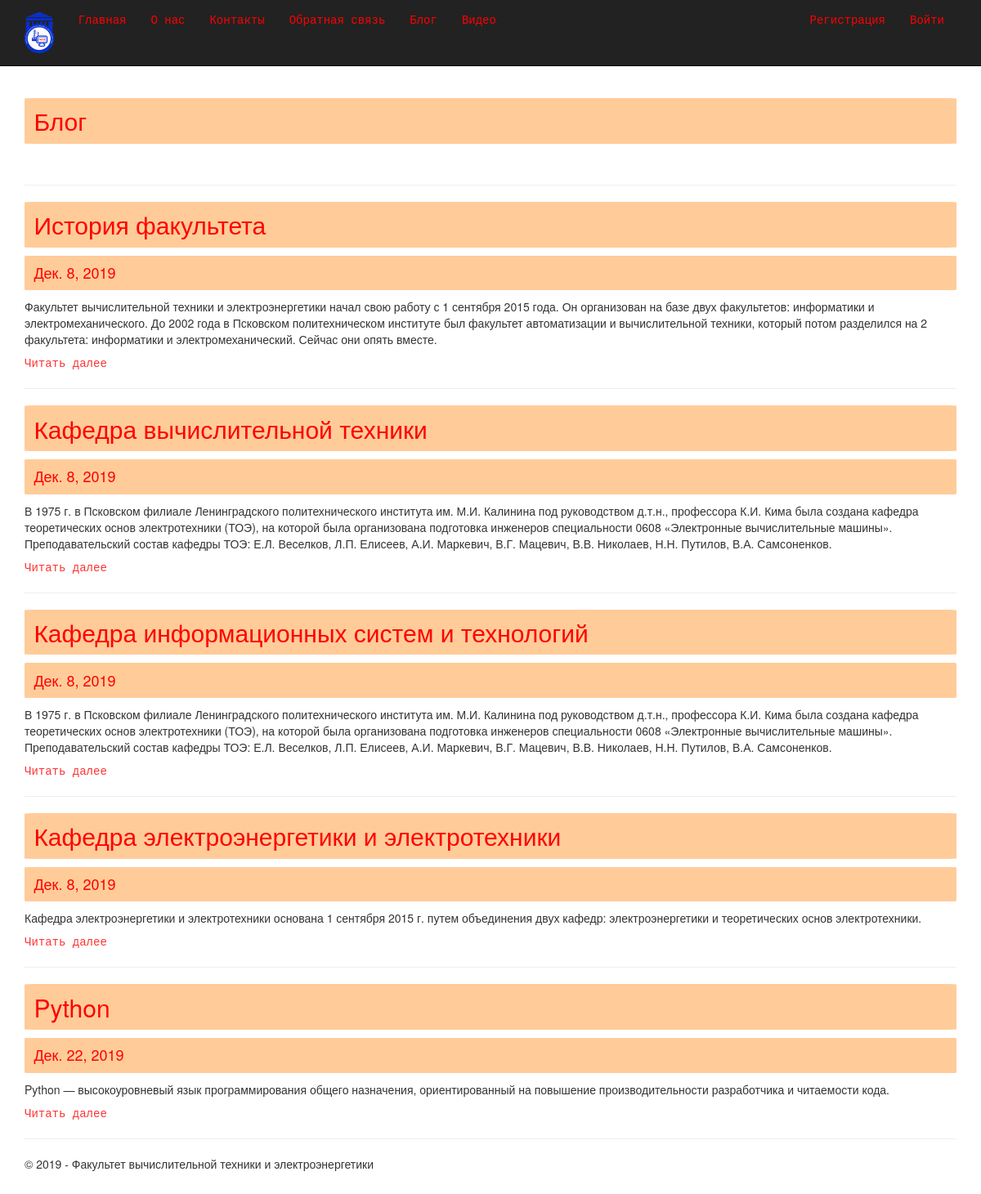
Page /blog on the committed database.
### app/models.py (models this page shows, shortened)
class Blog(models.Model):
    author = models.ForeignKey(User, null=True, blank=True, on_delete=models.SET_NULL, verbose_name='Автор')
    title = models.CharField(max_length=100, unique_for_date='posted', verbose_name='Заголовок')
    description = models.TextField(verbose_name='Краткое содержание')
    content = models.TextField(verbose_name='Полное содержание')
    posted = models.DateField(default=datetime.now(), db_index=True, verbose_name='Опубликована')
    image = models.FileField(default='temp.jpg', verbose_name='Путь к картинке')
    class Meta:
        db_table = 'Posts'
        ordering = ['posted']
        verbose_name = 'Статья блога'
        verbose_name_plural = 'Статьи блога'

### app/views.py (the view)
# urls.py: url(r'^blog$', app.views.blog, name='blog'),
def blog(request):
    posts = Blog.objects.all()
    assert isinstance(request, HttpRequest)
    return render(
        request,
        'app/blog.html',
        {
            'title': 'Блог',
            'posts': posts,
            'year': datetime.now().year
        }
    )

### app/templates/app/blog.html
﻿{% extends 'app/layout.html' %}
{% block content %}
<h2>{{ title }}</h2><br />
{% for post in posts %}
<hr />
<div class="">
    <h2>{{ post.title }}</h2>
    <h4>{{ post.posted }}</h4>
    <p>{{ post.description }}</p>
    <p><a href="{% url 'blogpost' parametr=post.id %}">Читать далее</a></p>
</div>
{% endfor %}
{% endblock %}

### app/templates/app/layout.html (shortened to what this page needs)
﻿<!DOCTYPE html>
<html>
<head>
    {% load staticfiles %}
    <link rel="stylesheet" type="text/css" href="{% static 'app/content/bootstrap.css' %}" />
    <link rel="stylesheet" type="text/css" href="{% static 'app/content/site.css' %}" />
</head>
<body>
    <div class="navbar navbar-inverse navbar-fixed-top">
        <div class="container">
            <div class="navbar-header">
                <a href="/" class="navbar-brand"><img src="{% static 'app/content/logo.png' %}" alt="Логотип" height="50"></a>
            </div>
            <div class="navbar-collapse collapse">
                <ul class="nav navbar-nav">
                    <li><a href="{% url 'home' %}">Главная</a></li>
                    <li><a href="{% url 'about' %}">О нас</a></li>
                    <li><a href="{% url 'contact' %}">Контакты</a></li>
                    <li><a href="{% url 'pool' %}">Обратная связь</a></li>
                    <li><a href="{% url 'blog' %}">Блог</a></li>
                    <li><a href="{% url 'videopost' %}">Видео</a></li>
                </ul>
                {% include 'app/loginpartial.html' %}
            </div>
        </div>
    </div>
    <div class="container body-content">
        {% block content %}{% endblock %}
        <hr/>
        <footer>
            <p>&copy; {{ year }} - Факультет вычислительной техники и электроэнергетики</p>
        </footer>
    </div>
</body>
</html>

### app/templates/app/loginpartial.html
﻿{% if user.is_authenticated %}
<form id="logoutForm" action="/logout" method="post" class="navbar-right">
    {% csrf_token %}
    <ul class="nav navbar-nav navbar-right">
        <li><span class="navbar-brand">Привет, {{ user.username }}!</span></li>
        <li><a href="javascript:document.getElementById('logoutForm').submit()">Выйти</a></li>
    </ul>
</form>
{% else %}
<ul class="nav navbar-nav navbar-right">
    {% if not user.is_authenticated %}
        <li><a href="{% url 'registration' %}">Регистрация</a></li>
    {% endif %}
    <li><a href="{% url 'login' %}">Войти</a></li>
</ul>
{% endif %}

### app/static/app/content/site.css (style rules this page uses)
body { padding-top: 80px; padding-bottom: 20px; }
.body-content { padding-left: 15px; padding-right: 15px; }

### rows in the picture
Blog: title "История факультета", posted "Дек. 8, 2019", description "Факультет вычислительной техники и электроэнергетики начал свою работу с 1 сентября 2015 года. Он организован на базе двух факультетов: информатики и электромеханического. До 2002 года в Псковском политехническом институте был факультет автоматизации и вычислительной техники, который потом разделился на 2 факультета: информатики и электромеханический. Сейчас они опять вместе."
Blog: title "Кафедра вычислительной техники", posted "Дек. 8, 2019", description "В 1975 г. в Псковском филиале Ленинградского политехнического института им. М.И. Калинина под руководством д.т.н., профессора К.И. Кима была создана кафедра теоретических основ электротехники (ТОЭ), на которой была организована подготовка инженеров специальности 0608 «Электронные вычислительные машины». Преподавательский состав кафедры ТОЭ: Е.Л. Веселков, Л.П. Елисеев, А.И. Маркевич, В.Г. Мацевич, В.В. Николаев, Н.Н. Путилов, В.А. Самсоненков."
Blog: title "Кафедра информационных систем и технологий", posted "Дек. 8, 2019", description "В 1975 г. в Псковском филиале Ленинградского политехнического института им. М.И. Калинина под руководством д.т.н., профессора К.И. Кима была создана кафедра теоретических основ электротехники (ТОЭ), на которой была организована подготовка инженеров специальности 0608 «Электронные вычислительные машины». Преподавательский состав кафедры ТОЭ: Е.Л. Веселков, Л.П. Елисеев, А.И. Маркевич, В.Г. Мацевич, В.В. Николаев, Н.Н. Путилов, В.А. Самсоненков."
Blog: title "Кафедра электроэнергетики и электротехники", posted "Дек. 8, 2019", description "Кафедра электроэнергетики и электротехники основана 1 сентября 2015 г. путем объединения двух кафедр: электроэнергетики и теоретических основ электротехники."
Blog: title "Python", posted "Дек. 22, 2019", description "Python — высокоуровневый язык программирования общего назначения, ориентированный на повышение производительности разработчика и читаемости кода."

### other values in the picture
{{ title }} "Блог"
